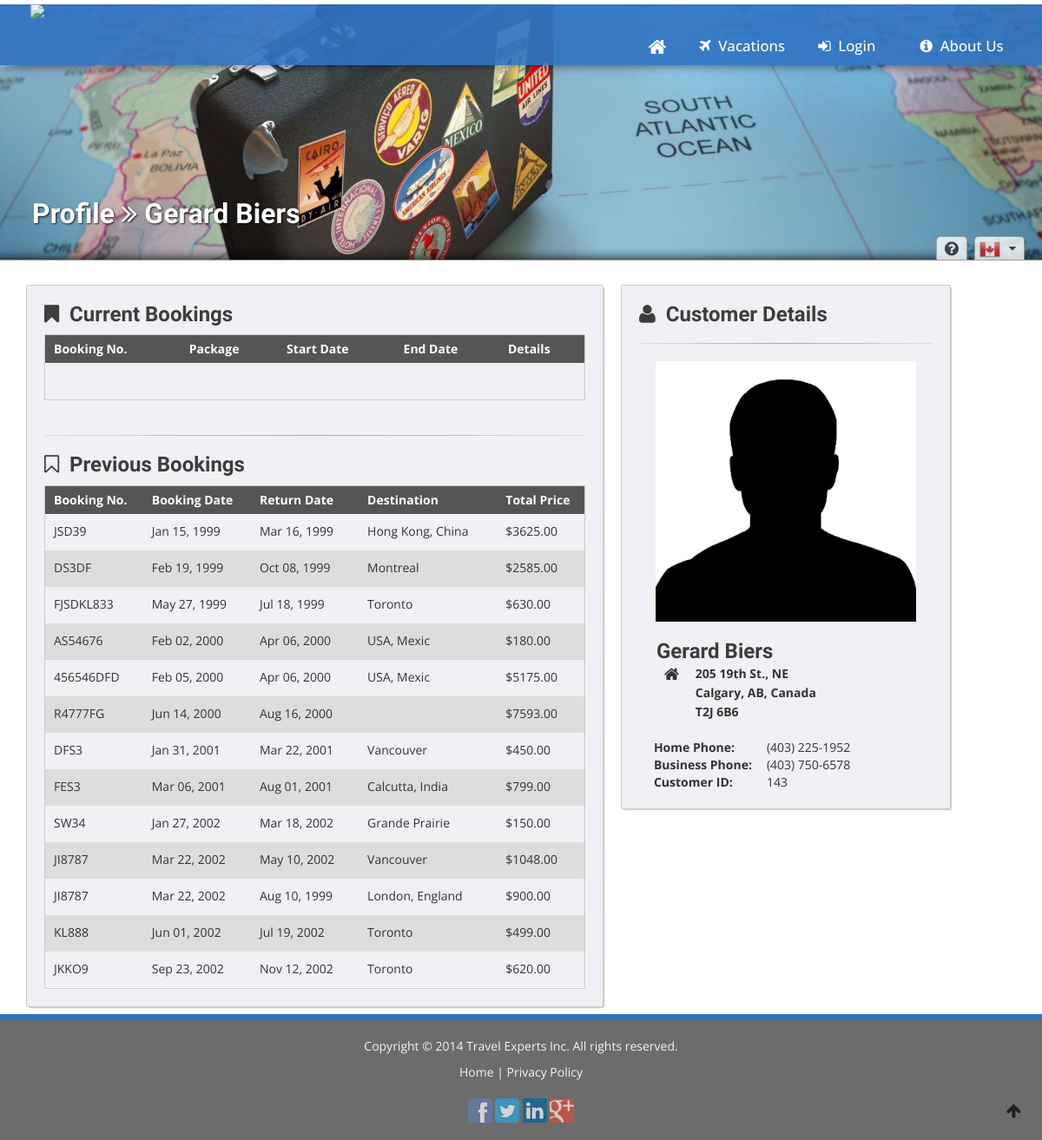
/customer.php, run on the app's committed database.
### tables this page shows
CREATE TABLE IF NOT EXISTS `customers` (
  `CustomerId` int(11) NOT NULL AUTO_INCREMENT,
  `CustFirstName` varchar(25) NOT NULL,
  `CustLastName` varchar(25) NOT NULL,
  `CustAddress` varchar(75) NOT NULL,
  `CustCity` varchar(50) NOT NULL,
  `CustProv` varchar(2) NOT NULL,
  `CustPostal` varchar(7) NOT NULL,
  `CustCountry` varchar(25) DEFAULT NULL,
  `CustHomePhone` varchar(20) DEFAULT NULL,
  `CustBusPhone` varchar(20) NOT NULL,
  `CustEmail` varchar(50) NOT NULL,
  `AgentId` int(11) DEFAULT NULL,
  PRIMARY KEY (`CustomerId`),
  KEY `EmployeesCustomers` (`AgentId`)
);

CREATE TABLE IF NOT EXISTS `bookingdetails` (
  `BookingDetailId` int(11) NOT NULL AUTO_INCREMENT,
  `ItineraryNo` double DEFAULT NULL,
  `TripStart` datetime DEFAULT NULL,
  `TripEnd` datetime DEFAULT NULL,
  `Description` text,
  `Destination` text,
  `BasePrice` decimal(19,4) DEFAULT NULL,
  `AgencyCommission` decimal(19,4) DEFAULT NULL,
  `BookingId` int(11) DEFAULT NULL,
  `RegionId` varchar(5) DEFAULT NULL,
  `ClassId` varchar(5) DEFAULT NULL,
  `FeeId` varchar(10) DEFAULT NULL,
  `ProductSupplierId` int(11) DEFAULT NULL,
  PRIMARY KEY (`BookingDetailId`),
  KEY `Agency_Fee_Code` (`FeeId`),
  KEY `BookingId` (`BookingId`),
  KEY `BookingsBookingDetails` (`BookingId`),
  KEY `ClassesBookingDetails` (`ClassId`),
  KEY `Dest_ID` (`RegionId`),
  KEY `DestinationsBookingDetails` (`RegionId`),
  KEY `FeesBookingDetails` (`FeeId`),
  KEY `Products_SuppliersBookingDetails` (`ProductSupplierId`),
  KEY `ProductSupplierId` (`ProductSupplierId`)
);

CREATE TABLE IF NOT EXISTS `bookings` (
  `BookingId` int(11) NOT NULL AUTO_INCREMENT,
  `BookingDate` datetime DEFAULT NULL,
  `BookingNo` varchar(50) DEFAULT NULL,
  `TravelerCount` double DEFAULT NULL,
  `CustomerId` int(11) DEFAULT NULL,
  `TripTypeId` varchar(1) DEFAULT NULL,
  `PackageId` int(11) DEFAULT NULL,
  PRIMARY KEY (`BookingId`),
  KEY `BookingsCustomerId` (`CustomerId`),
  KEY `CustomersBookings` (`CustomerId`),
  KEY `PackageId` (`PackageId`),
  KEY `PackagesBookings` (`PackageId`),
  KEY `TripTypesBookings` (`TripTypeId`)
);

### customer.php (the view, shortened to what this page needs)
<?php
    $cust_email = $_SESSION['cust_email'];
    $link = mysqli_connect("localhost","root","","travelexperts") or die("Connection Error: " . mysqli_error());
	$sql1 = "select * from customers where CustEmail = '$cust_email'";
	$result1 = mysqli_query($link,$sql1);
	while ($row1 = mysqli_fetch_array($result1)) {
        extract($row1);
    }
    $sql2 ="SELECT BookingDate, BookingNo, BookingId FROM bookings WHERE CustomerId='$CustomerId' ORDER BY BookingDate";
    $result2 = mysqli_query($link,$sql2);
    $display = "Profile <i class='fa fa-angle-double-right'></i> $CustFirstName $CustLastName";
    include('header.php');
    echo "
<div class='container-fluid'>
            <div id='body'>
                    <div class='col-xs-12 col-sm-7 bookings style' style='margin-right: 20px;'>
                        <div class='current_bookings'>
                            <h3><i class='fa fa-bookmark'></i> &nbsp;<strong>Current Bookings</strong></h3>
                            <table>
                                <tr>
                                    <th><strong>Booking No.</strong></th>
                                    <th><strong>Package</strong></th>
                                    <th><strong>Start Date</strong></th>
                                    <th><strong>End Date</strong></th>
                                    <th><strong>Details</strong></th>
                                </tr>
                                <tr>
                                    <td>&nbsp;</td>
                                    <td>&nbsp;</td>
                                    <td>&nbsp;</td>
                                    <td>&nbsp;</td>
                                    <td>&nbsp;</td>
                                </tr>
                            </table>
                        </div>
                        <hr class='style-one'>
                        <div class='previous_bookings'>
                            <h3><i class='fa fa-bookmark-o'></i> &nbsp;<strong>Previous Bookings</strong></h3>
                            <table>
                                <tr>
                                    <th><strong>Booking No.</strong></th>
                                    <th><strong>Booking Date</strong></th>
                                    <th><strong>Return Date</strong></th>
                                    <th><strong>Destination</strong></th>
                                    <th><strong>Total Price</strong></th>
                                </tr>";
                                while ($row2 = mysqli_fetch_array($result2)) {
                                    if ($row2['BookingId']>0) {
                                        extract($row2);
                                        $sql3 ="SELECT TripEnd, Destination, BasePrice, BookingId FROM bookingdetails WHERE BookingId='$BookingId'";
                                        $result3 = mysqli_query($link,$sql3);
                                        while ($row3 = mysqli_fetch_array($result3)) {
                                            extract($row3);
                                            print("<tr>");
                                            print("<td>$BookingNo</td>");
                                            print("<td>".date('M d, Y',strtotime($BookingDate))."</td>");
                                            print("<td>".date('M d, Y',strtotime($TripEnd))."</td>");
                                            print("<td>$Destination</td>");
                                            print("<td>$".sprintf("%.2f",$BasePrice)."</td>");
                                            print("</tr>");
                                        }
                                    } else {
                                        $BookingId='';
                                        $TripEnd='';
                                        $Destination='';
                                        $BasePrice='';
                                    }
                                }
                            echo "</table>
                        </div>
                    </div>
                    <div class='col-xs-12 col-sm-4 customer style'>
                        <h3><i class='fa fa-user'></i> &nbsp;<strong>Customer Details</strong></h3><hr class='style-one'>
                        <img src='img/customer_profile.jpg' class='img-responsive' style='width: 300px; margin: 0 auto;'><br>
                        <table class='book_prof_add'>
                            <tr>
                                <td colspan='2'>
                                    <h3><strong>$CustFirstName $CustLastName</strong></h3>
                                </td>
                            </tr>
                            <tr>
                                <td rowspan='3' style='vertical-align: top; text-align: center;'><i class='fa fa-home fa-lg'></i></td>
                                <td>&nbsp;<strong>$CustAddress </strong></td>
                            </tr>
                            <tr>
                                <td>&nbsp;<strong>$CustCity, $CustProv, $CustCountry</strong></td>
                            </tr>
                            <tr>
                                <td>&nbsp;<strong>$CustPostal </strong><br><br></td>
                            </tr>
                            </table>
                            <table class='book_prof_num'>
                            <tr>
                                <td style='width: 130px;'><strong>Home Phone:</strong></td>
                                <td>(".substr($CustHomePhone, 0, 3).") ".substr($CustHomePhone, 3, 3)."-".substr($CustHomePhone,6)."</td>
                            </tr><tr>
                                <td><strong>Business Phone:</strong></td>
                                <td>(".substr($CustBusPhone, 0, 3).") ".substr($CustBusPhone, 3, 3)."-".substr($CustBusPhone,6)."</td>
                            </tr><tr>
                                <td><strong>Customer ID:</strong></td>
                                <td>$CustomerId</td>
                            </tr>
                        </table>
                    </div>
                </div>
                </div>
            </div>
        </div>
        </div>";
    include("footer.php");
?>

### css/stylesheet.css (style rules this page uses)
html, body { height: 100%; margin: 0px; padding: 0px; background-color: #fff; }
html, body, div, p, table, tr, td, th, tbody, tfoot, ul, li, ol, dl, dd, dt, fieldset, blockquote, cite, input, select, textarea, button, a, section, article, aside, header, footer, nav { font-size: 14px; font-weight: 400; font-family: 'Open Sans', sans-serif; line-height: 1.429em;  color: #939393; }
h1, h2, h3, h4, h5, h6 { font-family: 'Ek Mukta', sans-serif; margin: 0; font-weight: 500; color: #3d3d3d; }
.img-responsive { width: 100%; }
#body { margin: 20px 0; display: block; }
.style { display: block; border: 1px solid #ccc; background-color: rgba(95, 118, 149, 0.1); box-shadow: 2px 2px 2px -2px rgba(0,0,0,0.6); border-radius: 2px; padding: 20px 20px; margin: 0; }
hr.style-one { border: 0; height: 1px; background: #aaa; background-image: -webkit-linear-gradient(left, #ddd, #aaa, #ddd); background-image: -moz-linear-gradient(left, #ddd, #aaa, #ddd); background-image: -ms-linear-gradient(left, #ddd, #aaa, #ddd); background-image: -o-linear-gradient(left, #ddd, #aaa, #ddd); }
.bookings, .payment { margin: 8px 0; }
.customer { margin: 8px 0 30px 0; }
.book_prof_add, .book_prof_num { border: 0; width: 90%; margin: 0 auto; }
.book_prof_add td { padding: 1px 3px; }
.current_bookings { margin-bottom: 40px; }
.current_bookings table, .previous_bookings table { border: 1px solid #ccc; width: 100%; margin-top: 10px; }
.current_bookings tr th, .previous_bookings tr th { padding: 6px 2px 6px 10px; margin: 0; background-color: #555; color: #fff; }
.current_bookings tr td, .previous_bookings tr td { margin: 0; padding: 10px 10px 12px 10px; font-size: 14px; }
.current_bookings tr:nth-child(odd), .previous_bookings tr:nth-child(odd) { background-color: #ddd; }

### css/responsive.css (style rules this page uses)
@media screen and (min-width : 1170px) { .header, .welcome, .container-fluid { width: 1170px; margin: 0 auto; } }

### data on the page
customers: CustFirstName "Gerard", CustLastName "Biers", CustAddress "205 19th St., NE", CustCity "Calgary", CustProv "AB", CustCountry "Canada", CustPostal "T2J 6B6", CustHomePhone "403", CustHomePhone "225", CustHomePhone "1952", CustBusPhone "403", CustBusPhone "750", CustBusPhone "6578", CustomerId "143"
bookingdetails: BookingId.BookingNo "JSD39", BookingId.BookingDate "Jan 15, 1999", TripEnd "Mar 16, 1999", Destination "Hong Kong, China", BasePrice "3625.00"
bookingdetails: BookingId.BookingNo "DS3DF", BookingId.BookingDate "Feb 19, 1999", TripEnd "Oct 08, 1999", Destination "Montreal", BasePrice "2585.00"
bookingdetails: BookingId.BookingNo "FJSDKL833", BookingId.BookingDate "May 27, 1999", TripEnd "Jul 18, 1999", Destination "Toronto", BasePrice "630.00"
bookingdetails: BookingId.BookingNo "AS54676", BookingId.BookingDate "Feb 02, 2000", TripEnd "Apr 06, 2000", Destination "USA, Mexic", BasePrice "180.00"
bookingdetails: BookingId.BookingNo "456546DFD", BookingId.BookingDate "Feb 05, 2000", TripEnd "Apr 06, 2000", Destination "USA, Mexic", BasePrice "5175.00"
bookingdetails: BookingId.BookingNo "R4777FG", BookingId.BookingDate "Jun 14, 2000", TripEnd "Aug 16, 2000", BasePrice "7593.00"
bookingdetails: BookingId.BookingNo "DFS3", BookingId.BookingDate "Jan 31, 2001", TripEnd "Mar 22, 2001", Destination "Vancouver", BasePrice "450.00"
bookingdetails: BookingId.BookingNo "FES3", BookingId.BookingDate "Mar 06, 2001", TripEnd "Aug 01, 2001", Destination "Calcutta, India", BasePrice "799.00"
bookingdetails: BookingId.BookingNo "SW34", BookingId.BookingDate "Jan 27, 2002", TripEnd "Mar 18, 2002", Destination "Grande Prairie", BasePrice "150.00"
bookingdetails: BookingId.BookingNo "JI8787", BookingId.BookingDate "Mar 22, 2002", TripEnd "May 10, 2002", Destination "Vancouver", BasePrice "1048.00"
bookingdetails: BookingId.BookingNo "JI8787", BookingId.BookingDate "Mar 22, 2002", TripEnd "Aug 10, 1999", Destination "London, England", BasePrice "900.00"
bookingdetails: BookingId.BookingNo "KL888", BookingId.BookingDate "Jun 01, 2002", TripEnd "Jul 19, 2002", Destination "Toronto", BasePrice "499.00"
bookingdetails: BookingId.BookingNo "JKKO9", BookingId.BookingDate "Sep 23, 2002", TripEnd "Nov 12, 2002", Destination "Toronto", BasePrice "620.00"
